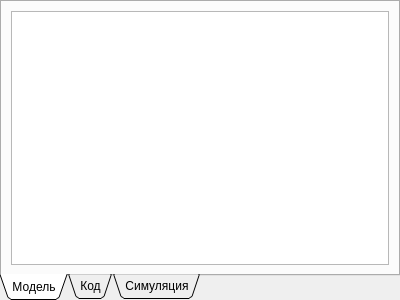
<?xml version="1.0" encoding="UTF-8"?>
<ui version="4.0">
 <class>Document</class>
 <widget class="QDialog" name="Document">
  <property name="geometry">
   <rect>
    <x>0</x>
    <y>0</y>
    <width>400</width>
    <height>300</height>
   </rect>
  </property>
  <property name="windowTitle">
   <string>Модель</string>
  </property>
  <layout class="QGridLayout" name="gridLayout">
   <property name="margin">
    <number>0</number>
   </property>
   <item row="0" column="0">
    <widget class="QTabWidget" name="tabWidget">
     <property name="tabPosition">
      <enum>QTabWidget::South</enum>
     </property>
     <property name="tabShape">
      <enum>QTabWidget::Triangular</enum>
     </property>
     <property name="currentIndex">
      <number>0</number>
     </property>
     <widget class="QWidget" name="modelTab">
      <attribute name="title">
       <string>Модель</string>
      </attribute>
      <layout class="QGridLayout" name="gridLayout_2">
       <item row="0" column="0">
        <widget class="QGraphicsView" name="graphicsView">
         <property name="mouseTracking">
          <bool>false</bool>
         </property>
         <property name="renderHints">
          <set>QPainter::Antialiasing|QPainter::HighQualityAntialiasing|QPainter::NonCosmeticDefaultPen|QPainter::SmoothPixmapTransform|QPainter::TextAntialiasing</set>
         </property>
         <property name="dragMode">
          <enum>QGraphicsView::ScrollHandDrag</enum>
         </property>
         <property name="viewportUpdateMode">
          <enum>QGraphicsView::FullViewportUpdate</enum>
         </property>
        </widget>
       </item>
      </layout>
     </widget>
     <widget class="QWidget" name="codeTab">
      <attribute name="title">
       <string>Код</string>
      </attribute>
      <layout class="QGridLayout" name="gridLayout_3">
       <item row="0" column="0">
        <widget class="QTextEdit" name="textEdit"/>
       </item>
      </layout>
     </widget>
     <widget class="QWidget" name="simulationTab">
      <attribute name="title">
       <string>Симуляция</string>
      </attribute>
      <layout class="QGridLayout" name="gridLayout_5">
       <item row="0" column="0">
        <widget class="QGroupBox" name="optionsGroup">
         <property name="sizePolicy">
          <sizepolicy hsizetype="Expanding" vsizetype="Expanding">
           <horstretch>0</horstretch>
           <verstretch>0</verstretch>
          </sizepolicy>
         </property>
         <property name="title">
          <string>Настройки</string>
         </property>
         <layout class="QGridLayout" name="gridLayout_4">
          <item row="0" column="0">
           <widget class="QLabel" name="label">
            <property name="text">
             <string>Количество запросов:</string>
            </property>
           </widget>
          </item>
          <item row="0" column="1">
           <widget class="QSpinBox" name="requestCount">
            <property name="maximum">
             <number>1000</number>
            </property>
            <property name="value">
             <number>5</number>
            </property>
           </widget>
          </item>
         </layout>
        </widget>
       </item>
       <item row="1" column="0">
        <widget class="QGroupBox" name="simultationLogGroup">
         <property name="sizePolicy">
          <sizepolicy hsizetype="Expanding" vsizetype="Expanding">
           <horstretch>0</horstretch>
           <verstretch>0</verstretch>
          </sizepolicy>
         </property>
         <property name="title">
          <string>Процесс симуляции</string>
         </property>
         <layout class="QVBoxLayout" name="verticalLayout">
          <item>
           <widget class="QTextEdit" name="simulationLog">
            <property name="sizePolicy">
             <sizepolicy hsizetype="Expanding" vsizetype="Expanding">
              <horstretch>0</horstretch>
              <verstretch>0</verstretch>
             </sizepolicy>
            </property>
            <property name="textInteractionFlags">
             <set>Qt::TextSelectableByKeyboard|Qt::TextSelectableByMouse</set>
            </property>
           </widget>
          </item>
         </layout>
        </widget>
       </item>
      </layout>
     </widget>
    </widget>
   </item>
  </layout>
 </widget>
 <resources/>
 <connections/>
</ui>
